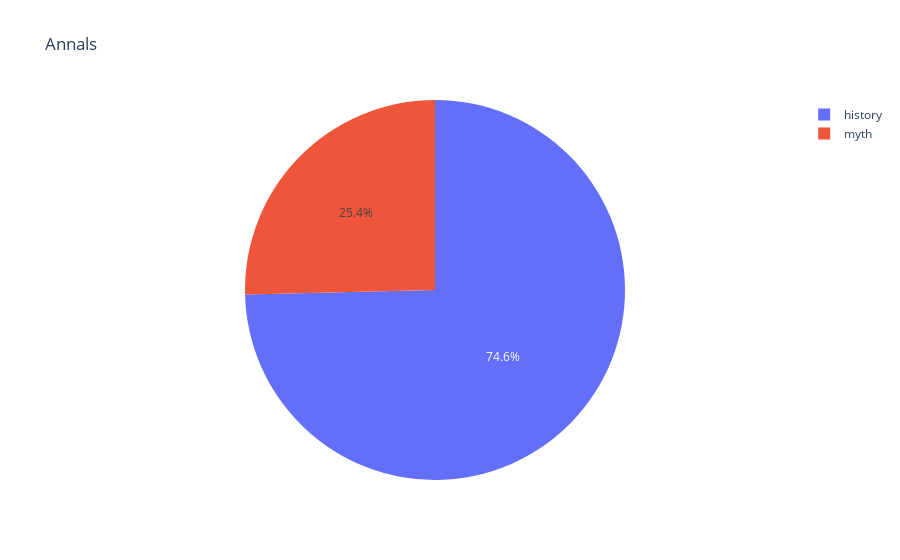

The code cell stored with this chart in its notebook:
### Code cell
nero = [1173, 399]
names = ['history', 'myth']
 
fig = px.pie(values=nero, names=names, title="Annals")
fig.show()

### Figure 1 — Plotly figure (JSON) as saved in the notebook; plotly's stock layout.template omitted (floating-point values rounded to 4 significant figures)
{"data": [{"domain": {"x": [0, 1], "y": [0, 1]}, "hovertemplate": "label=%{label}<br>value=%{value}<extra></extra>", "labels": ["history", "myth"], "legendgroup": "", "name": "", "showlegend": true, "type": "pie", "values": [1173, 399]}], "layout": {"legend": {"tracegroupgap": 0}, "title": {"text": "Annals"}}}
